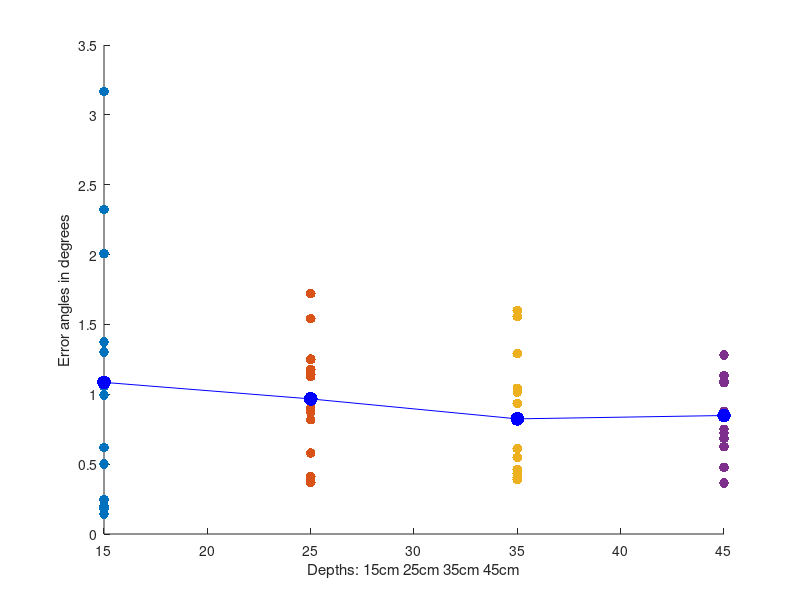

Write the MATLAB code that produced this figure.
errors_15=[2.322640285
2.006987891
0.619317709
0.201762799
0.183029172
0.500247365
3.167050768
1.302923762
1.078838687
1.056496934
0.994511327
1.373080672
0.24647892
0.141847243];
x_15=[15
    15
    15
    15
    15
    15
    15
    15
    15
    15
    15
    15
    15
    15];
errors_25=[1.251750912
1.177737743
0.81733617
0.871866353
0.369599254
0.411372147
0.579495804
0.379489368
1.541004374
1.720430973
1.125413377
0.902381734
1.247629716
1.141572912
];
x_25=[25
    25
    25
    25
    25
    25
    25
    25
    25
    25
    25
    25
    25
    25];
errors_35=[0.433582576
0.462138108
0.433925677
0.817391763
0.547917452
0.403507302
1.015201977
0.934208881
1.29104588
1.043684478
0.610634778
0.388546924
1.55529866
1.601219596
];
x_35=[35
    35
    35
    35
    35
    35
    35
    35
    35
    35
    35
    35
    35
    35];
errors_45=[0.837783643
1.132842292
0.683952281
0.625474969
1.082016148
1.093277968
1.084097539
1.282288493
0.364442983
0.724346681
0.477059498
0.856957617
0.750161061
0.877944677
];
x_45=[45
    45
    45
    45
    45
    45
    45
    45
    45
    45
    45
    45
    45
    45];
averages=[1.085372395,0.966934346,0.824164575,0.848046132];
x_averages=[15,25,35,45];
sz = 50;
scatter(x_15',errors_15',sz,'filled');
xlabel('Depths: 15cm 25cm 35cm 45cm')
ylabel('Error angles in degrees')
hold on
scatter(x_25',errors_25',sz,'filled');
scatter(x_35',errors_35',sz,'filled');
scatter(x_45',errors_45',sz,'filled');
plot(x_averages,averages,'-b');
scatter(x_averages,averages,100,'b','filled');
hold off